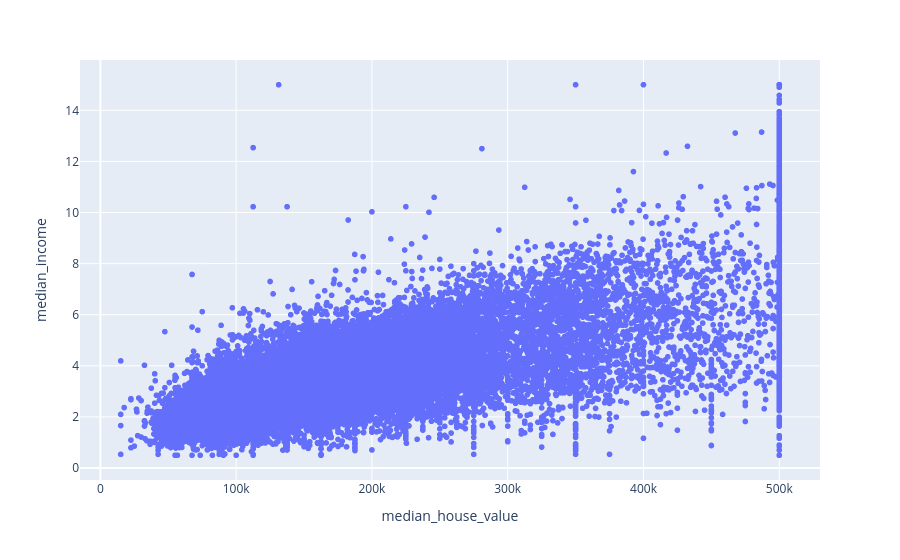

The cell this chart's notebook holds for it:
### Code cell
px.scatter(
    df, 
    'median_house_value',
    'median_income'
)

### Figure 1 — Plotly figure (JSON) as saved in the notebook; plotly's stock layout.template omitted (floating-point values rounded to 4 significant figures; data arrays with more than 128 entries replaced by an {"elided": "..."} marker saying what was removed)
{"data": [{"hovertemplate": "median_house_value=%{x}<br>median_income=%{y}<extra></extra>", "legendgroup": "", "marker": {"color": "#636efa", "symbol": "circle"}, "mode": "markers", "name": "", "showlegend": false, "type": "scattergl", "x": {"elided": "20640 float values"}, "xaxis": "x", "y": {"elided": "20640 float values"}, "yaxis": "y"}], "layout": {"legend": {"tracegroupgap": 0}, "margin": {"t": 60}, "xaxis": {"anchor": "y", "domain": [0, 1], "title": {"text": "median_house_value"}}, "yaxis": {"anchor": "x", "domain": [0, 1], "title": {"text": "median_income"}}}}
